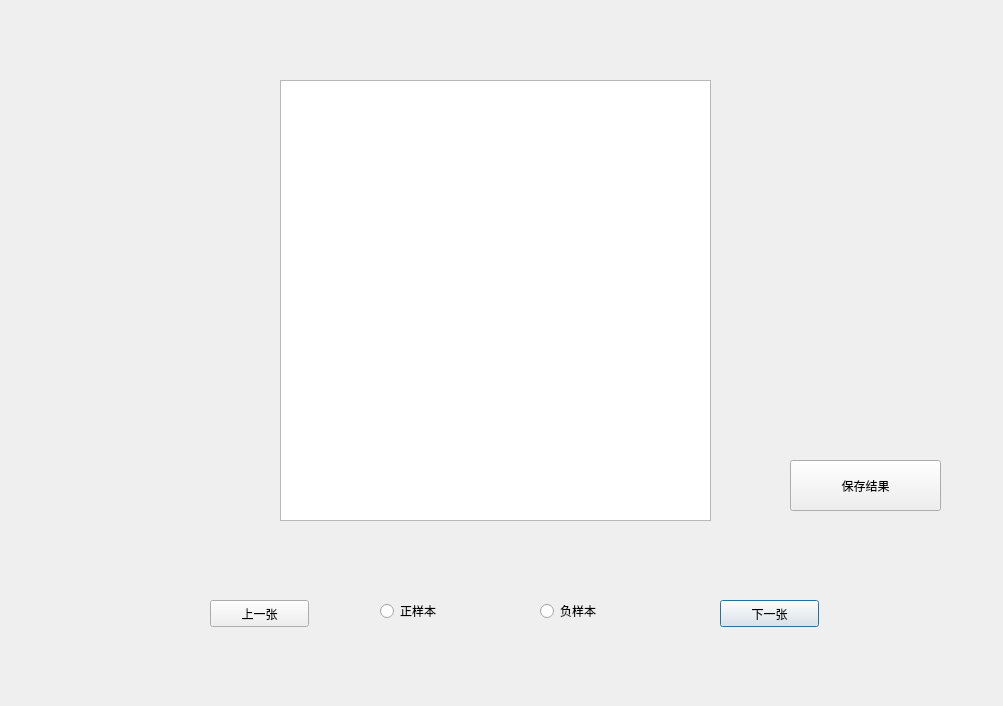
<?xml version="1.0" encoding="UTF-8"?>
<ui version="4.0">
 <class>Dialog</class>
 <widget class="QDialog" name="Dialog">
  <property name="geometry">
   <rect>
    <x>0</x>
    <y>0</y>
    <width>1003</width>
    <height>706</height>
   </rect>
  </property>
  <property name="windowTitle">
   <string>Dialog</string>
  </property>
  <widget class="QPushButton" name="pushButton">
   <property name="geometry">
    <rect>
     <x>720</x>
     <y>600</y>
     <width>99</width>
     <height>27</height>
    </rect>
   </property>
   <property name="text">
    <string>下一张</string>
   </property>
  </widget>
  <widget class="QPushButton" name="pushButton_2">
   <property name="geometry">
    <rect>
     <x>210</x>
     <y>600</y>
     <width>99</width>
     <height>27</height>
    </rect>
   </property>
   <property name="text">
    <string>上一张</string>
   </property>
  </widget>
  <widget class="QRadioButton" name="radioButton">
   <property name="geometry">
    <rect>
     <x>540</x>
     <y>600</y>
     <width>117</width>
     <height>22</height>
    </rect>
   </property>
   <property name="text">
    <string>负样本</string>
   </property>
  </widget>
  <widget class="QRadioButton" name="radioButton_2">
   <property name="geometry">
    <rect>
     <x>380</x>
     <y>600</y>
     <width>117</width>
     <height>22</height>
    </rect>
   </property>
   <property name="text">
    <string>正样本</string>
   </property>
  </widget>
  <widget class="QGraphicsView" name="graphicsView">
   <property name="geometry">
    <rect>
     <x>280</x>
     <y>80</y>
     <width>431</width>
     <height>441</height>
    </rect>
   </property>
  </widget>
  <widget class="QPushButton" name="pushButton_3">
   <property name="geometry">
    <rect>
     <x>790</x>
     <y>460</y>
     <width>151</width>
     <height>51</height>
    </rect>
   </property>
   <property name="text">
    <string>保存结果</string>
   </property>
  </widget>
 </widget>
 <resources/>
 <connections/>
</ui>
